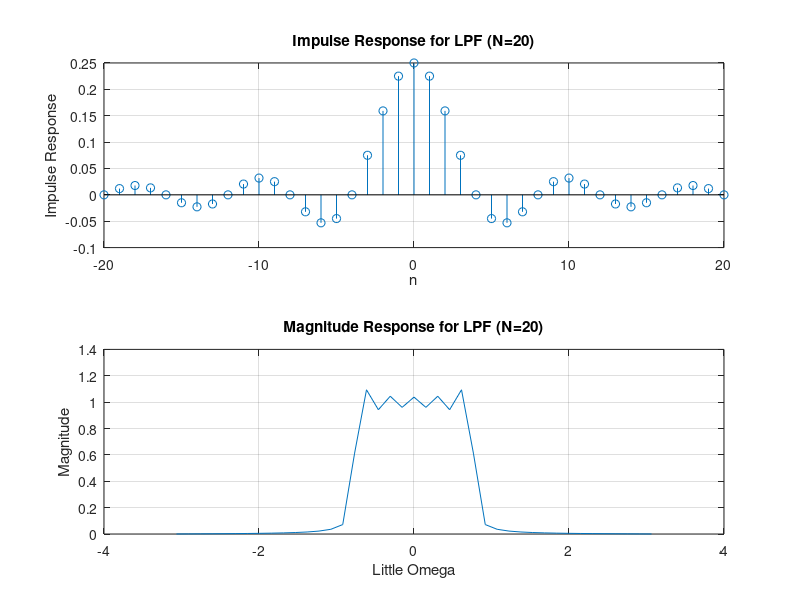
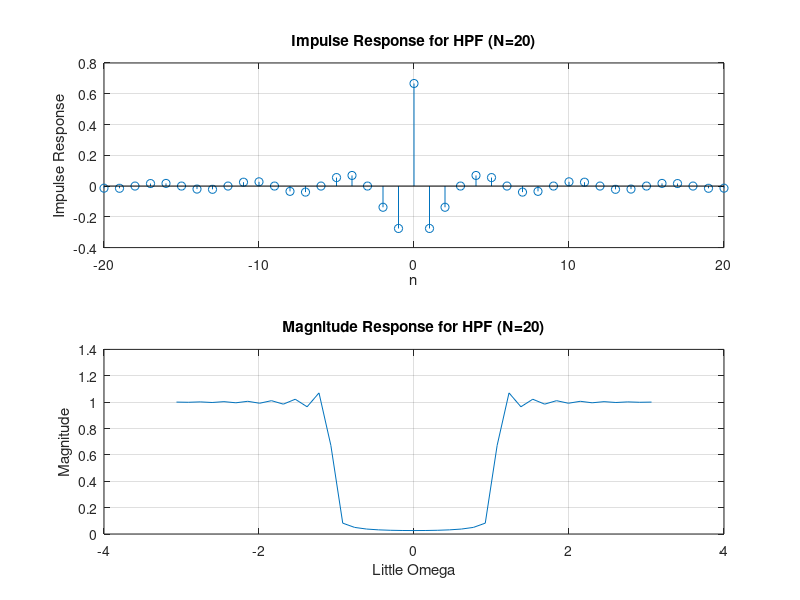
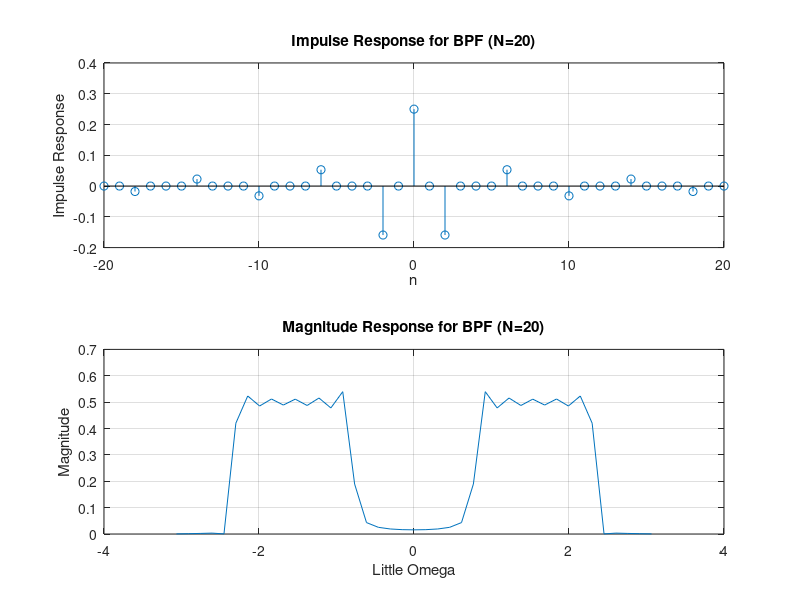
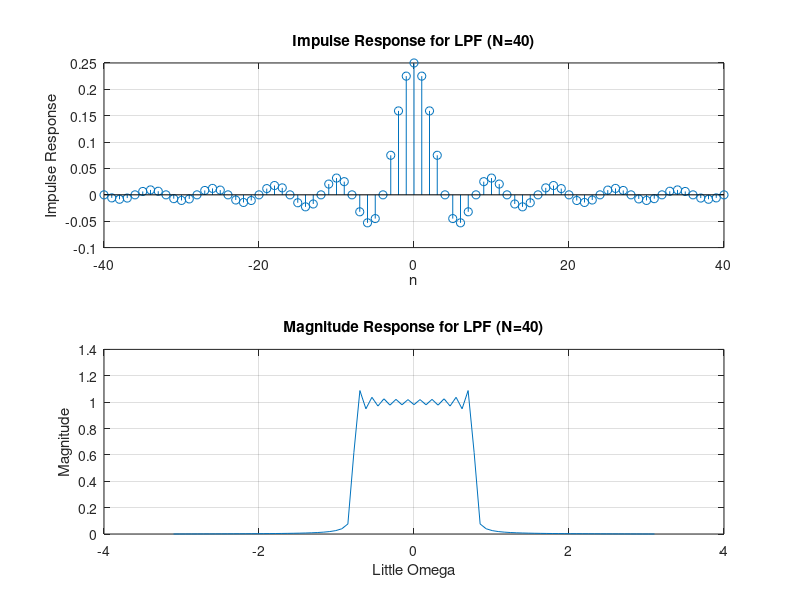

Source code (MATLAB) for these figures, in order: (Note: this script raises an error after producing the figures.)
%% 1. Ideal Filters
%% Report Item 1
%% N = 20
% Low Pass filter
% Choose wc = pi/4 for low pass filter
N= 20;
n = -N:1:N;
wc = pi/4;
hl = wc./pi.*sinc(wc./pi.*n);
HL = fft(hl);
Hwl = fftshift(HL);
w = fftshift((0:length(n)-1)/length(n)*2*pi);
w(1:length(n)/2) = w(1:length(n)/2) - 2*pi;

figure();
subplot(2,1,1);
stem(n, hl);
xlabel('n');
ylabel('Impulse Response');
title('Impulse Response for LPF (N=20)');
grid on;

subplot(2,1,2);
plot(w, abs(Hwl));
xlabel('Little Omega');
ylabel('Magnitude');
title('Magnitude Response for LPF (N=20)');
grid on;

% High Pass filter
% Choose wc = pi/3
N= 20;
n = -N:1:N;
wc = pi/3;
delta = zeros(1, length(n));
delta(N+1) = 1;
hh = delta - wc./pi.*sinc(wc./pi.*n);
HH = fft(hh);
Hwh = fftshift(HH);
w = fftshift((0:length(n)-1)/length(n)*2*pi);
w(1:length(n)/2) = w(1:length(n)/2) - 2*pi;

figure();
subplot(2,1,1);
stem(n, hh);
xlabel('n');
ylabel('Impulse Response');
title('Impulse Response for HPF (N=20)');
grid on;

subplot(2,1,2);
plot(w, abs(Hwh));
xlabel('Little Omega');
ylabel('Magnitude');
title('Magnitude Response for HPF (N=20)');
grid on;

% Band Pass filter
% Choose wc = pi/3, wo = pi/2
N= 20;
n = -N:1:N;
wc = pi/4;
wo = pi/2;
hb = cos(wo.*n).* wc./pi.*sinc(wc./pi.*n);
HB = fft(hb);
Hwb = fftshift(HB);
w = fftshift((0:length(n)-1)/length(n)*2*pi);
w(1:length(n)/2) = w(1:length(n)/2) - 2*pi;

figure();
subplot(2,1,1);
stem(n, hb);
xlabel('n');
ylabel('Impulse Response');
title('Impulse Response for BPF (N=20)');
grid on;

subplot(2,1,2);
plot(w, abs(Hwb));
xlabel('Little Omega');
ylabel('Magnitude');
title('Magnitude Response for BPF (N=20)');
grid on;

%% N = 40
% Low Pass filter
% Choose wc = pi/4 for low pass filter
N= 40;
n = -N:1:N;
wc = pi/4;
hl = wc./pi.*sinc(wc./pi.*n);
HL = fft(hl);
Hwl = fftshift(HL);
w = fftshift((0:length(n)-1)/length(n)*2*pi);
w(1:length(n)/2) = w(1:length(n)/2) - 2*pi;

figure();
subplot(2,1,1);
stem(n, hl);
xlabel('n');
ylabel('Impulse Response');
title('Impulse Response for LPF (N=40)');
grid on;

subplot(2,1,2);
plot(w, abs(Hwl));
xlabel('Little Omega');
ylabel('Magnitude');
title('Magnitude Response for LPF (N=40)');
grid on;

% High Pass filter
% Choose wc = pi/3
N= 40;
n = -N:1:N;
wc = pi/3;
delta = zeros(1, length(n));
delta(N+1) = 1;
hh = delta - wc./pi.*sinc(wc./pi.*n);
HH = fft(hh);
Hwh = fftshift(HH);
w = fftshift((0:length(n)-1)/length(n)*2*pi);
w(1:length(n)/2) = w(1:length(n)/2) - 2*pi;

figure();
subplot(2,1,1);
stem(n, hh);
xlabel('n');
ylabel('Impulse Response');
title('Impulse Response for HPF (N=40)');
grid on;

subplot(2,1,2);
plot(w, abs(Hwh));
xlabel('Little Omega');
ylabel('Magnitude');
title('Magnitude Response for HPF (N=40)');
grid on;

% Band Pass filter
% Choose wc = pi/3, wo = pi/2
N= 40;
n = -N:1:N;
wc = pi/4;
wo = pi/2;
hb = cos(wo.*n).* wc./pi.*sinc(wc./pi.*n);
HB = fft(hb);
Hwb = fftshift(HB);
w = fftshift((0:length(n)-1)/length(n)*2*pi);
w(1:length(n)/2) = w(1:length(n)/2) - 2*pi;

figure();
subplot(2,1,1);
stem(n, hb);
xlabel('n');
ylabel('Impulse Response');
title('Impulse Response for BPF (N=40)');
grid on;

subplot(2,1,2);
plot(w, abs(Hwb));
xlabel('Little Omega');
ylabel('Magnitude');
title('Magnitude Response for BPF (N=40)');
grid on;
%% Report Item 2
load impulseresponse.mat
N = 512;
H_k = fft(h,N);
Hk = fftshift(H_k);
w = fftshift((0:N-1)/N*2*pi);
w(1:N/2) = w(1:N/2) - 2*pi;

figure();
stem(h);
xlabel('n');
ylabel('Impulse response');
title('Impulse Response');

figure();
subplot(2,1,1);
plot(w, mag2db(abs(Hk)));
xlabel('Little Omega');
ylabel('Magnitude');
title('Magnitude Response');
grid on;

subplot(2,1,2);
plot(w, phase(Hk));
xlabel('Little Omega');
ylabel('Phase');
title('Phase Response');
grid on;

%% 2. Generalized Linear Phase FIR Filters
%% 3. Windowing Method
%% Report Item 3
N = 25;
k = (N-1)/2.0;
n = 0:N-1;
cutoff = pi/3;
% Hamming window
wn = hamming(N);

w = fftshift((0:N-1)/N*2*pi);
w(1:N/2) = w(1:N/2) - 2*pi;
Dw = zeros(1,length(w));
Dw(9:17) = 1;
gn = real(ifft(ifftshift(Dw.*exp(-1i.*w.*k))));
hn = wn.*gn';

figure();
stem(gn)
xlabel('n');
ylabel('Impulse Response');
title('Impulse Response');

N2 = 128;
H_k = fft(hn,N2);
Hk = fftshift(H_k);
w2 = fftshift((0:N2-1)/N2*2*pi);
w2(1:N2/2) = w2(1:N2/2) - 2*pi;

figure();
subplot(2,1,1);
plot(w2, mag2db(abs(Hk)));
xlabel('Little Omega');
ylabel('Magnitude');
title('Magnitude Response');
grid on;

subplot(2,1,2);
plot(w2, phase(Hk));
xlabel('Little Omega');
ylabel('Phase');
title('Phase Response');
grid on;

%% 4. Frequency Sampling Method
%% 5. Parks-McClellan FIR Filter Design
%% Report Item 4
rp = 2;
a = [1, 0];
fs = 1;
f = [0.3/2, 0.36/2];
rs = 50;
dev = [(10^(rp/20)-1)/(10^(rp/20)+1) 10^(-rs/20)];
[n, fo, mo, w] = firpmord(f, a, dev, fs);
b = firpm(n, fo, mo, w);
figure();
impz(b, 1)
figure();
freqz(b, 1, 1024)
title('Frequency Response')

%% 6. Fourier De-noising
%% Report Item 5
[y,Fs] = audioread('sound1.wav');
%sound(y,Fs);

time = length(y)/Fs;
fprintf('The signal in sound1 lasts %f second\n', time);

N=length(y);
Yk = fftshift(fft(y));
w = fftshift((0:N-1)/N*2*pi);
w(1:N/2) = w(1:N/2)-2*pi;
W = Fs*(w/1000/(2*pi));

figure();
plot(W,abs(Yk))
xlabel('frequency(kHz)')
ylabel('X(f)')
title('Magnitude Spectrum of Sound1')
grid on

w_function = zeros(1,4096);
for i = 1:4096
    w_function(i) = 0.54-0.46*cos(2*pi*i/N);
end
[s, w, t] = spectrogram(y, w_function ,2048, 4086);
figure();
imagesc(t/2/pi/1000,w*10,(abs(s)));
xlabel('time(s)')
ylabel('frequency(kHz)')
title('Spectrum of Sound1 Before Denoising')

rp = 1;
a = [1, 0];
fs = Fs;
f = [10000, 11000];
rs = 50;
dev = [(10^(rp/20)-1)/(10^(rp/20)+1) 10^(-rs/20)];
[n, fo, mo, w] = firpmord(f, a, dev, fs);
filter = firpm(n, fo, mo, w);

Ynew = fftshift(fft(filter,N).*(fft(y))');
ynew = ifft(ifftshift(Ynew));
ynew = fliplr(ynew);
w = fftshift((0:N-1)/N*2*pi);
w(1:N/2) = w(1:N/2)-2*pi;
W = Fs*(w/1000/(2*pi));
soundsc(ynew,Fs);

figure();
plot(W,abs(Ynew))
xlabel('frequency(kHz)')
ylabel('X(f)')
title('Magnitude Spectrum of Sound1')
grid on

w_function = zeros(1,4096);
for i = 1:4096
    w_function(i) = 0.54-0.46*cos(2*pi*i/N);
end
[s, w, t] = spectrogram(ynew, w_function ,2048, 4086);
figure();
imagesc(t/2/pi/1000,w*10,(abs(s)));
xlabel('time(s)')
ylabel('frequency(kHz)')
title('Spectrum of Sound1 After Denoising')

%% Report Item 6
[y,Fs] = audioread('sound2.wav');
%sound(y,Fs);

time = length(y)/Fs;
fprintf('The signal in sound1 lasts %f second\n', time);

N=length(y);
Yk = fftshift(fft(y));
w = fftshift((0:N-1)/N*2*pi);
w(1:N/2) = w(1:N/2)-2*pi;
W = Fs*(w/1000/(2*pi));

figure();
plot(W,abs(Yk))
xlabel('frequency(kHz)')
ylabel('X(f)')
title('Magnitude Spectrum of Sound2')
grid on

w_function = zeros(1,4096);
for i = 1:4096
    w_function(i) = 0.54-0.46*cos(2*pi*i/N);
end
[s, w, t] = spectrogram(y, w_function ,2048, 4096);
figure();
imagesc(t/2/pi/1000,w*10,(abs(s)));
xlabel('time(s)')
ylabel('frequency(kHz)')
title('Spectrum of Sound2 Before Denoising')

rp = 1;
a = [1, 0];
fs = Fs;
f = [5000, 7000];
rs = 50;
dev = [(10^(rp/20)-1)/(10^(rp/20)+1) 10^(-rs/20)];
[n, fo, mo, w] = firpmord(f, a, dev, fs);
filter = firpm(n, fo, mo, w);

Ynew = fftshift(fft(filter,N).*(fft(y))');
ynew = ifft(ifftshift(Ynew));
ynew = fliplr(ynew);
w = fftshift((0:N-1)/N*2*pi);
w(1:N/2) = w(1:N/2)-2*pi;
W = Fs*(w/1000/(2*pi));
soundsc(ynew,Fs);

figure();
plot(W,abs(Ynew))
xlabel('frequency(kHz)')
ylabel('X(f)')
title('Magnitude Spectrum of Sound2')
grid on

w_function = zeros(1,4096);
for i = 1:4096
    w_function(i) = 0.54-0.46*cos(2*pi*i/N);
end
[s, w, t] = spectrogram(ynew, w_function ,2048, 4096);
figure();
imagesc(t/2/pi/1000,w*10,(abs(s)));
xlabel('time(s)')
ylabel('frequency(kHz)')
title('Spectrum of Sound2 After Denoising')
%% 7. Fast Convolution
%% Report Item 7
% N = 50
% 1.)
load sig1.mat
N = 50;
x = zeros(1, N);
for i = 1:N
    x(i) = sig1(i);
end

% 2.)
M = 24;
h = ones(1, M);
h = 1/24.*h;

% 3.)
z1 = zeros(1, M-1);
xz = [x z1];
z2 = zeros(1, N-1);
hz = [h z2];

% 4.)
fprintf('(N=50)\n')
fprintf('Using FFhn = wn*gn;T\n')
tic
y1 = ifft(fft(xz).*fft(hz));
toc

% 5.)
C = convmtx(h, N);

% 6.)
fprintf('Using matrix C\n')
tic
y2 = C * xz';
toc

% N = 100
% 1.)
load sig1.mat
N = 100;
x = zeros(1, N);
for i = 1:N
    x(i) = sig1(i);
end

% 2.)
M = 24;
h = ones(1, M);
h = 1/24.*h;

% 3.)
z1 = zeros(1, M-1);
xz = [x z1];
z2 = zeros(1, N-1);
hz = [h z2];

% 4.)
fprintf('\n(N=100)\n')
fprintf('Using FFT\n')
tic
y1 = ifft(fft(xz).*fft(hz));
toc

% 5.)
fprintf('Using matrix C\n')
C = convmtx(h, N);

% 6.)
tic
y2 = C * xz';
toc

% N = 500
% 1.)
load sig1.mat
N = 500;
x = zeros(1, N);
for i = 1:N
    x(i) = sig1(i);
end

% 2.)
M = 24;
h = ones(1, M);
h = 1/24.*h;

% 3.)
z1 = zeros(1, M-1);
xz = [x z1];
z2 = zeros(1, N-1);
hz = [h z2];

% 4.)
fprintf('\n(N=500)\n')
fprintf('Using FFT\n')
tic
y1 = ifft(fft(xz).*fft(hz));
toc

% 5.)
fprintf('Using matrix C\n')
C = convmtx(h, N);

% 6.)
tic
y2 = C * xz';
toc

% N = 1000
% 1.)
load sig1.mat
N = 1000;
x = zeros(1, N);
for i = 1:N
    x(i) = sig1(i);
end

% 2.)
M = 24;
h = ones(1, M);
h = 1/24.*h;

% 3.)
z1 = zeros(1, M-1);
xz = [x z1];
z2 = zeros(1, N-1);
hz = [h z2];

% 4.)
fprintf('\n(N=1000)\n')
fprintf('Using FFT\n')
tic
y1 = ifft(fft(xz).*fft(hz));
toc

% 5.)
fprintf('Using matrix C\n')
C = convmtx(h, N);

% 6.)
tic
y2 = C * xz';
toc

% N = 10000
% 1.)
load sig1.mat
N = 10000;
x = zeros(1, N);
for i = 1:N
    x(i) = sig1(i);
end

% 2.)
M = 24;
h = ones(1, M);
h = 1/24.*h;

% 3.)
z1 = zeros(1, M-1);
xz = [x z1];
z2 = zeros(1, N-1);
hz = [h z2];

% 4.)
fprintf('\n(N=10000)\n')
fprintf('Using FFT\n')
tic
y1 = ifft(fft(xz).*fft(hz));
toc

% 5.)
fprintf('Using matrix C\n')
C = convmtx(h, N);

% 6.)
tic
y2 = C * xz';
toc